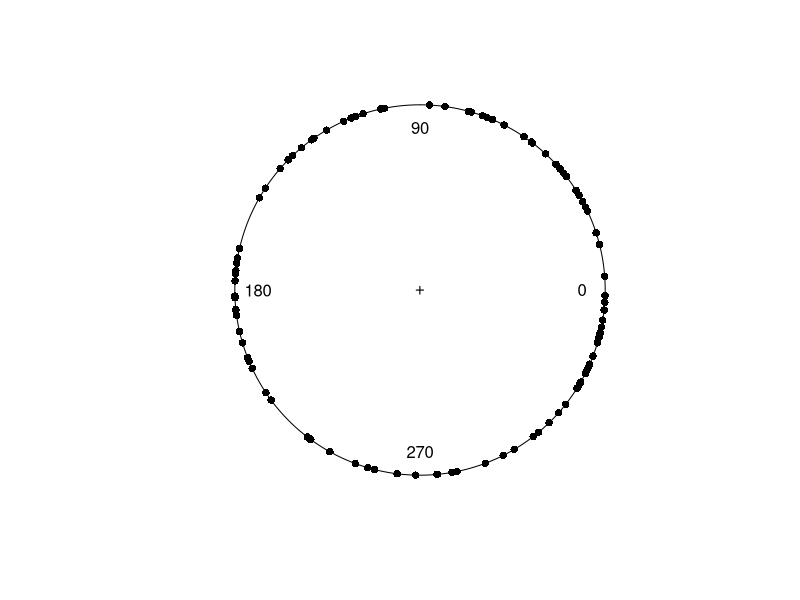
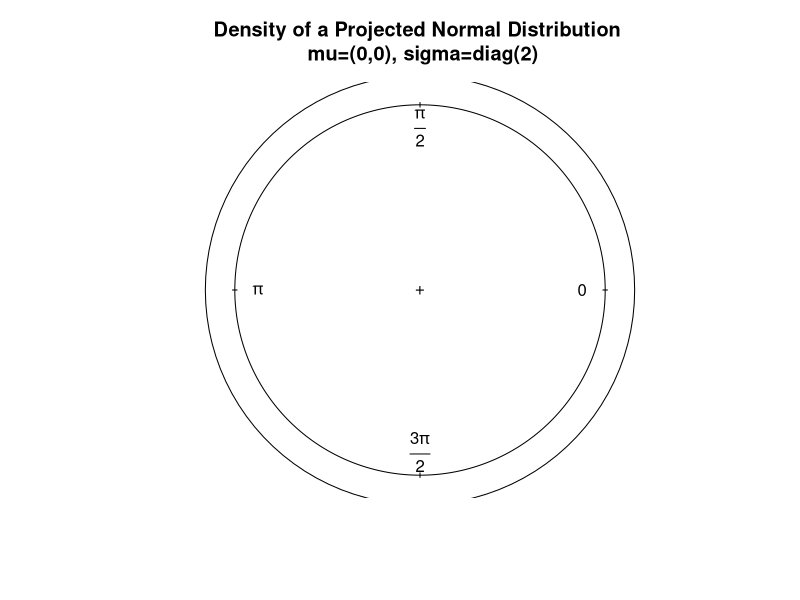
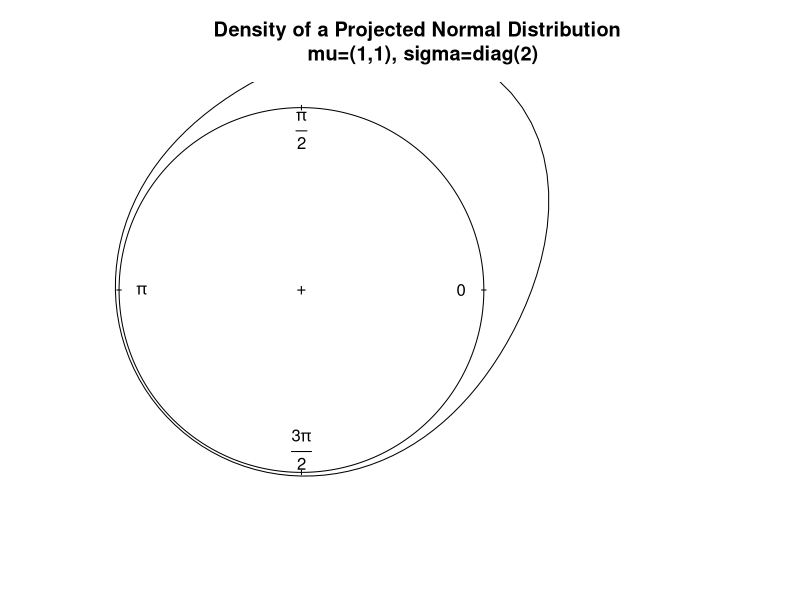
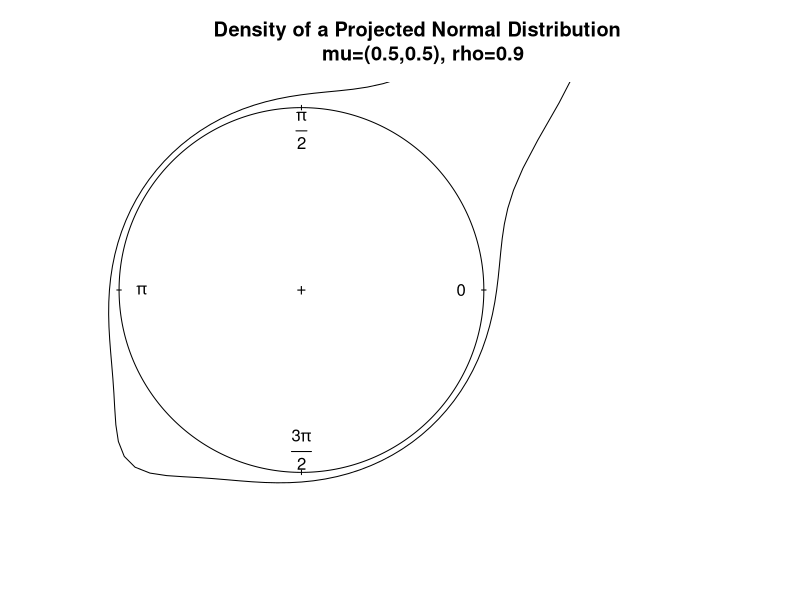

Write R code to recreate these figures, in order.
library(circular)


### Name: projected bivariate normal on the circle
### Title: Projected bivariate normal on the circle
### Aliases: dpnorm rpnorm
### Keywords: distribution

### ** Examples

data1 <- rpnorm(100, mu=c(0,0), sigma=diag(2),
  control.circular=list(units="degrees")) # Uniform on the circle
plot(data1)

ff <- function(x) dpnorm(x, mu=c(0,0), sigma=diag(2)) # Uniform on the circle
curve.circular(ff, join=TRUE,
  main="Density of a Projected Normal Distribution \n mu=(0,0), sigma=diag(2)")

ff <- function(x) dpnorm(x, mu=c(1,1), sigma=diag(2)) # Unimodal
curve.circular(ff, join=TRUE, xlim=c(-1, 2.3),
  main="Density of a Projected Normal Distribution \n mu=(1,1), sigma=diag(2)")

sigma <- matrix(c(1,0.9,0.9,1), nrow=2)  
ff <- function(x) dpnorm(x, mu=c(0.5,0.5), sigma=sigma) # Bimodal
curve.circular(ff, join=TRUE, xlim=c(-1, 2.3),
  main="Density of a Projected Normal Distribution \n mu=(0.5,0.5), rho=0.9")
